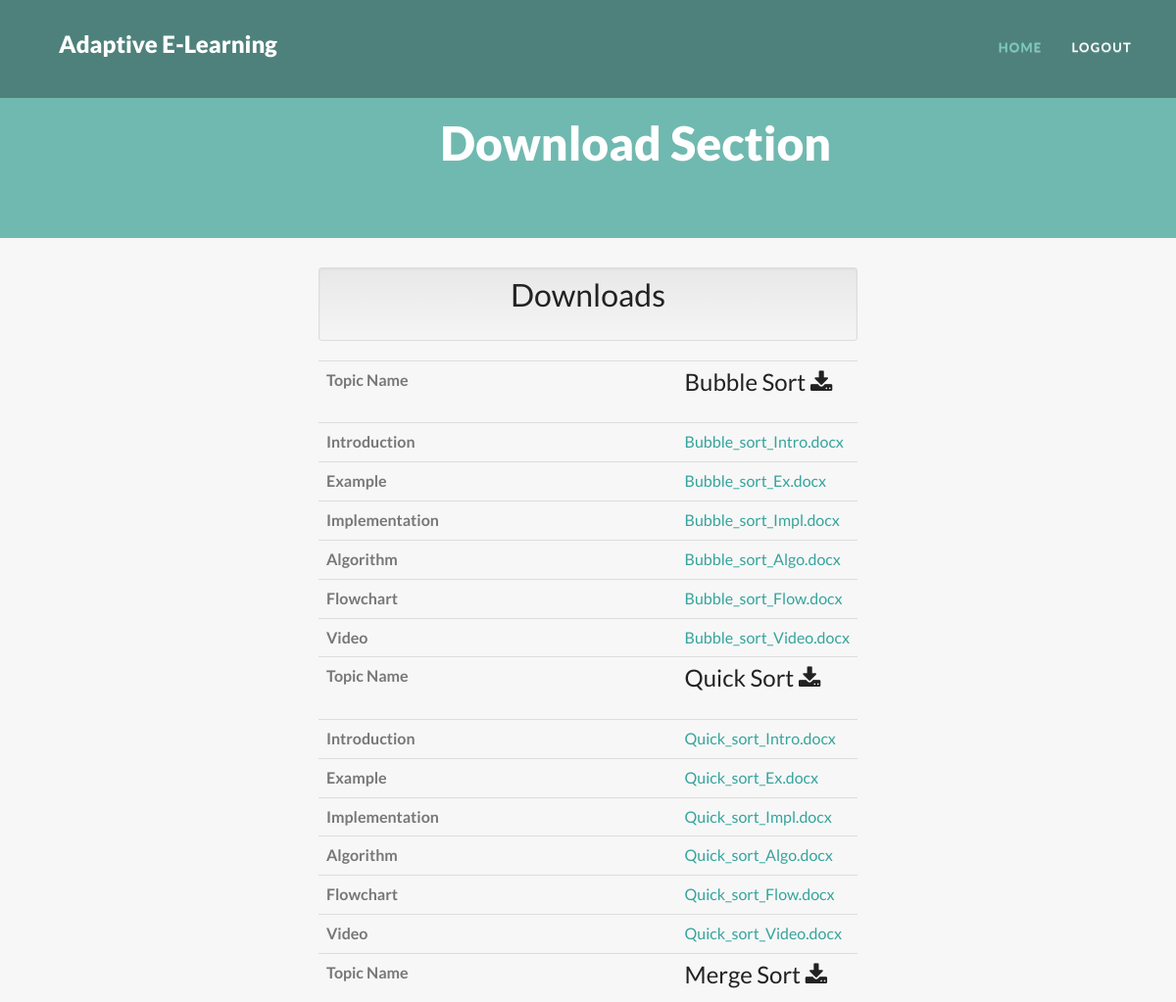
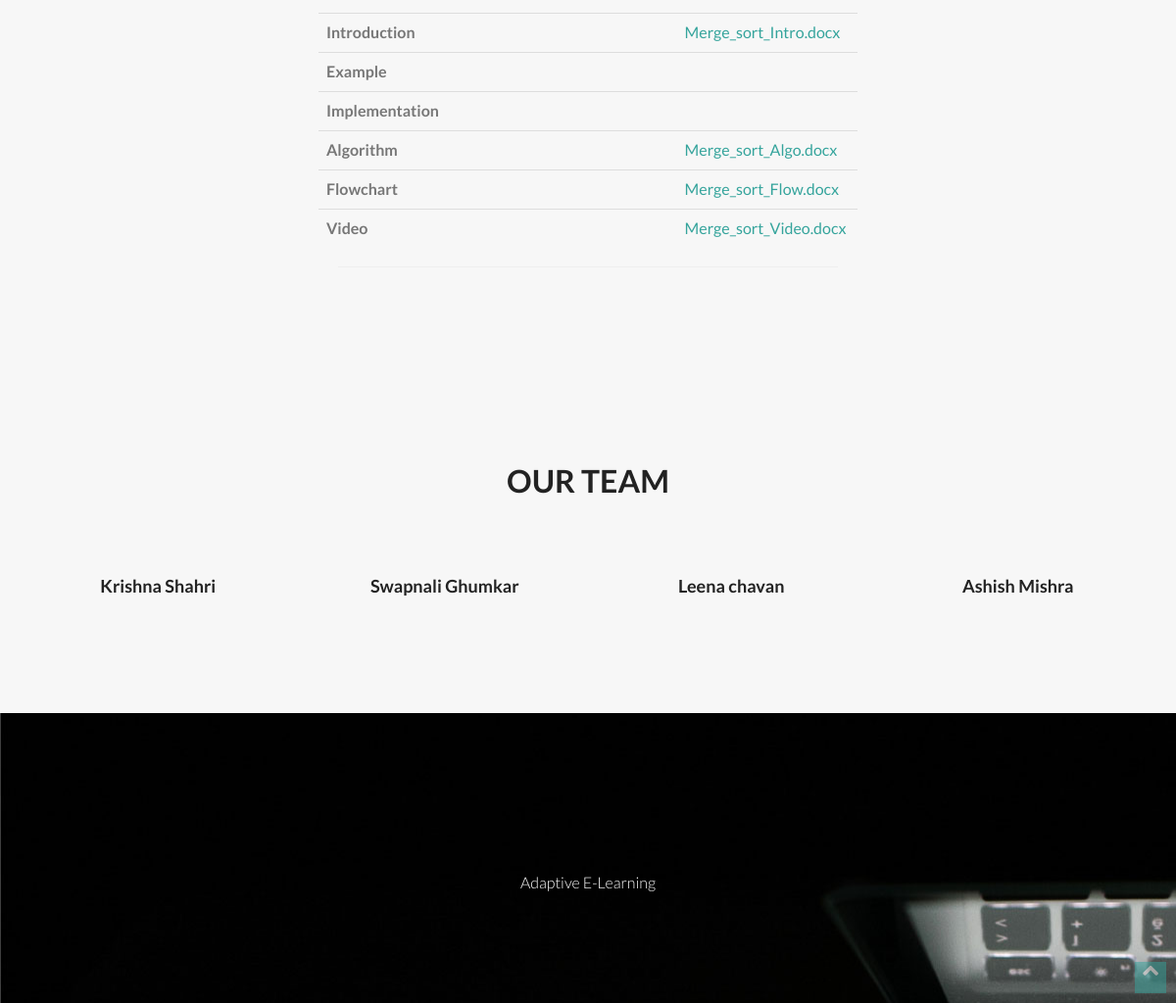
The app's page /desc.php?value=Sorting (signed in) with its own data (2 pictures, top to bottom).
### tables this page shows
CREATE TABLE `topic_1` (
  `tid` int(11) NOT NULL,
  `name` varchar(20) NOT NULL,
  `sname` varchar(25) NOT NULL,
  `descp` text NOT NULL,
  `keyword` varchar(100) NOT NULL,
  `type` varchar(10) NOT NULL,
  `intro` text NOT NULL,
  `algo` text NOT NULL,
  `flow` text NOT NULL,
  `eg` text NOT NULL,
  `impl` text NOT NULL,
  `video` text NOT NULL,
  `aid` int(11) NOT NULL,
  `date` date NOT NULL,
  `count` int(11) NOT NULL,
  `status` int(11) NOT NULL
);

### desc.php (the view, shortened to what this page needs)
<?php
if(isset($_SESSION['uid']))
{
?>
<html class="no-js">
<head>
  <link rel="stylesheet" type="text/css" href="css/isotope.css" media="screen" />
  <link rel="stylesheet" href="js/fancybox/jquery.fancybox.css" type="text/css" media="screen" />
  <link rel="stylesheet" href="css/bootstrap.css">
  <link rel="stylesheet" href="css/bootstrap-theme.css">
  <link rel="stylesheet" href="css/style.css">
  <link rel="stylesheet" href="css/style1.css">
  <link rel="stylesheet" href="skin/default.css">
</head>
<body>
  <div class="navbar navbar-fixed-top" role="navigation" data-0="line-height:100px; height:100px; background-color:rgba(0,0,0,0.3);" data-300="line-height:60px; height:60px; background-color:rgba(0,0,0,1);">
    <div class="container">
      <div class="navbar-header">
        <h1><a  class="navbar-brand" href="index.html" data-0="line-height:90px;" data-300="line-height:50px;" style="margin-left:30px;">Adaptive E-Learning
					</a></h1>
      </div>
      <div class="navbar-collapse collapse" style="margin-top:7px;">
        <ul class="nav navbar-nav" data-0="margin-top:20px;" data-300="margin-top:5px;">
          <li class="active"><a href="home1.php">Home</a></li>
		  <li><a href="logout.php">Logout</a></li>
        </ul>
      </div>
    </div>
  </div>
  <section class="featured"  >
    <div class="container">
      <div class="row mar-bot40">
        <div class="col-md-9 col-md-offset-2">
          <div class="align-center">
            <h2 class="slogan" >Download Section</h2>
          </div>
        </div>
      </div>
    </div>
  </section>
	<section>
		<div class="container" style="margin-top:10px;padding:20px">
			<div class="row">
				<div class="col-md-6 col-md-offset-3">
				<div class="well well-sm text-center"><h2>Downloads</h2></div>
				<?php
				$uid = $_SESSION['uid'];
				$name = $_GET['value'];
					 $conn=mysqli_connect('localhost','root','');
					 mysqli_select_db($conn,'adaptive');
					 $sql1 = "select * from person where uid='$uid'";
					 $res=mysqli_query($conn,$sql1);
					 $rox=mysqli_fetch_assoc($res);
					 if($rox['objective'] == "curiosity" || "learning" && $rox['personality'] == "Introvert")
					 {
						  $sql="select * from topic_1 where name='$name'";
							 $result=mysqli_query($conn,$sql);
							 if(mysqli_num_rows($result)>0)
							 {
							echo "<div class='table-responsive' style='margin:100px;'>
							<table class='table table-hover'><tbody>";
							 while($row=mysqli_fetch_assoc($result))
							 {
								echo "<tr>";
									echo "<th>Topic Name</th>";
									echo "<td class='col-md-2'><h3> " . $row['sname'] . " <i class='fa fa-download' aria-hidden='true'></h3></td>";
								echo "</tr>";
								echo "<tr>";
									echo "<th>Introduction</th>";
									echo "<td><a href='download2.php?nama=".$row['intro']."&sname=".$row['sname']."&type=".$row['type']."'>" . $row['intro'] . " </td>";
								echo "</tr>";
								echo "<tr>";
									echo "<th>Algorithm</th>";
									echo "<td><a href='download2.php?nama=".$row['algo']."&sname=".$row['sname']."&type=".$row['type']."'>" . $row['algo'] . " </td>";
								echo "</tr>";
								echo "<tr>";
									echo "<th>Flowchart</th>";
									echo "<td><a href='download2.php?nama=".$row['flow']."&sname=".$row['sname']."&type=".$row['type']."'>" . $row['flow'] . " </td>";
								echo "</tr>";
								echo "<tr>";
									echo "<th>Example</th>";
									echo "<td><a href='download2.php?nama=".$row['eg']."&sname=".$row['sname']."&type=".$row['type']."'>" . $row['eg'] . " </a></td>";
								echo "</tr>";
								echo "<tr>";
									echo "<th>Implementation</th>";
									echo "<td><a href='download2.php?nama=".$row['impl']."&sname=".$row['sname']."&type=".$row['type']."'>" . $row['impl'] . " </a></td>";
								echo "</tr>";
								echo "<tr>";
									echo "<th>Video</th>";
									echo "<td><a href='download2.php?nama=".$row['video']."&sname=".$row['sname']."&type=".$row['type']."'>" . $row['video'] . " </a></td>";
								echo "</tr>";
								echo "<tr>";
								echo "<th>
												<a class='btn btn-success btn-lg btn3d'  href='quiz.php?topic=".$row['sname']."' style='border-radius:25px;width:200px;'>Take the Quiz >></a>
									</th>";
								echo "</tr>";
							}
							echo "</tbody></table>";
							echo "<hr style='margin:20px;>'";
							}
					 }
					 else if($rox['objective'] == "project" && $rox['personality'] == "Extrovert" || "Introvert"){
						 $sql="select * from topic_1 where name='$name'";
						$result=mysqli_query($conn,$sql);
						if(mysqli_num_rows($result)>0)
							 {
							echo "<div class='table-responsive' style='margin-bottom:100px;'>
							<table class='table table-hover'><tbody>";
							 while($row=mysqli_fetch_assoc($result))
							 {
								echo "<tr>";
									echo "<th>Topic Name</th>";
									echo "<td class='col-md-2'><h3> " . $row['sname'] . " <i class='fa fa-download' aria-hidden='true'></h3></td>";
								echo "</tr>";
								echo "<tr>";
									echo "<th>Introduction</th>";
									echo "<td><a href='download2.php?nama=".$row['intro']."&sname=".$row['sname']."&type=".$row['type']."'>" . $row['intro'] . " </td>";
								echo "</tr>";
								echo "<tr>";
									echo "<th>Example</th>";
									echo "<td><a href='download2.php?nama=".$row['eg']."&sname=".$row['sname']."&type=".$row['type']."'>" . $row['eg'] . " </a></td>";
								echo "</tr>";
								echo "<tr>";
									echo "<th>Implementation</th>";
									echo "<td><a href='download2.php?nama=".$row['impl']."&sname=".$row['sname']."&type=".$row['type']."'>" . $row['impl'] . " </a></td>";
								echo "</tr>";
								echo "<tr>";
									echo "<th>Algorithm</th>";
									echo "<td><a href='download2.php?nama=".$row['algo']."&sname=".$row['sname']."&type=".$row['type']."'>" . $row['algo'] . " </td>";
								echo "</tr>";
								echo "<tr>";
									echo "<th>Flowchart</th>";
									echo "<td><a href='download2.php?nama=".$row['flow']."&sname=".$row['sname']."&type=".$row['type']."'>" . $row['flow'] . " </td>";
								echo "</tr>";
								echo "<tr>";
									echo "<th>Video</th>";
									echo "<td><a href='download2.php?nama=".$row['video']."&sname=".$row['sname']."&type=".$row['type']."'>" . $row['video'] . " </a></td>";
								echo "</tr>";
							}
							echo "</tbody></table>";
							echo "<hr style='margin:20px;>'";
							}
					 }
					 else{
						 echo "Something Went Wrong";
					 }
				?>
				</div>
			</div>
		</div>
	</section>
  <section id="section-about" class="section appear clearfix" >
    <div class="container">
      <div class="row mar-bot40">
        <div class="col-md-offset-3 col-md-6">
          <div class="section-header">
            <h2 class="section-heading animated" data-animation="bounceInUp">Our Team</h2>
          </div>
        </div>
      </div>
      <div class="row align-center mar-bot40">
        <div class="col-md-3">
          <div class="team-member">
            <div class="team-detail">
              <h4>Krishna Shahri</h4>
            </div>
          </div>
        </div>
        <div class="col-md-3" >
          <div class="team-member">
            <div class="team-detail">
              <h4>Swapnali Ghumkar</h4>
            </div>
          </div>
        </div>
        <div class="col-md-3" >
          <div class="team-member">
            <div class="team-detail">
              <h4>Leena chavan</h4>
            </div>
          </div>
        </div>
        <div class="col-md-3">
          <div class="team-member">
            <div class="team-detail">
              <h4>Ashish Mishra</h4>
            </div>
          </div>
        </div>
      </div>
    </div>
  </section>
  <section id="parallax1" class="section pad-top40 pad-bot40" data-stellar-background-ratio="0.5" style="margin-bottom:-400px;">
    <div class="container">
      <div class="align-center pad-top40 pad-bot40">
        <blockquote class="bigquote color-white"></blockquote>
        <p class="color-white">Adaptive E-Learning</p>
      </div>
    </div>
  </section>
  <a href="#header" class="scrollup"><i class="fa fa-chevron-up"></i></a>
</body>
</html>
<?php
}
else
{
echo "<script>window.open('Admin.html','_self')</script>";
}
?>

### css/style.css (style rules this page uses)
body { color:#777; background: #f7f7f7; font-size: 16px; line-height: 1.6em; font-weight: 300; text-shadow: none; }
body, h1, h2, h3, h4, h5, h6, .h1, .h2, .h3, .h4, .h5, .h6 { font-family: 'Lato', sans-serif; }
h1, h2, h3, h4, h5, h6 { color:#222; }
h1,h2,h3,h4,h5,h6 { font-style: normal; margin: 0 0 20px 0; }
h1 { font-size: 40px; line-height: 30px; }
h2 { font-size: 32px; }
h3 { font-size: 24px; }
h4 { font-size: 18px; }
blockquote { font-family: Georgia, serif; }
blockquote.bigquote { border: none; font-size: 48px; font-weight: 700; line-height: 1.1em; }
article,aside,details,figcaption,figure,footer,header,hgroup,menu,nav,section { display: block; }
.row { z-index: 9999; }
.content,.container { overflow: hidden; }
.color-white { color: #fff; }
.align-center { text-align: center; }
.pad-top40 { padding-top: 40px; }
.pad-bot40 { padding-bottom: 40px; }
.mar-bot40 { margin-bottom: 40px; }
section.section { margin:0; padding: 80px 0 60px 0; }
.section-header { text-align: center; }
.section-header h2.section-heading { text-transform: uppercase; font-weight: 700; }
#parallax1 { background-image: url(../img/parallax/img1.jpg); }
.navbar { line-height: 100px; height: 100px; background-color: rgba(0,0,0,0.3); display: block; vertical-align: middle; text-align: center; margin-bottom: 0; padding-bottom:0; }
.navbar .navbar-collapse { margin-bottom: 0; padding-bottom:0; }
.nav li { height: 100%; line-height: 100%; margin-bottom: 0; padding-bottom:0; }
.nav>li>a { display: table-cell; height: 100%; line-height: 100%; vertical-align: middle; color: #fff; font-weight: 700; font-size: 13px; letter-spacing: .1em; text-transform: uppercase; }
.navbar-nav { float: right; margin-bottom: 0; padding-bottom:0; }
.navbar .navbar-nav > .active > a { color: #fff; }
.navbar .navbar-nav > .active > a { padding-bottom: 22px; }
h1 a.navbar-brand { font-size: 24px; color: #fff; font-weight: 900; text-shadow: none; }
.navbar-brand { padding: 0; display: table-cell; vertical-align: middle; line-height: 90px; }
section.featured { padding: 120px 0 10px; background: #70B9B0; color: #fdfdfd; }
section.featured h2.slogan { color: #fff; font-size: 48px; font-weight: 900; }
.team-detail h4 { font-weight: 700; }
a.scrollup { height:32px; width:32px; color:#fff; font-size:18px; line-height:32px; text-align:center; text-decoration:none; position:fixed; bottom:10px; right:10px; z-index:9999; opacity:0.5; }

### skin/default.css (style rules this page uses)
a { color: #35A49C; }
.navbar .navbar-nav > .active > a { color: #79CDC0; }
a.scrollup { background:#35A49C; }

### records on screen
topic_1: sname "Bubble Sort", intro "Bubble_sort_Intro.docx", eg "Bubble_sort_Ex.docx", impl "Bubble_sort_Impl.docx", algo "Bubble_sort_Algo.docx", flow "Bubble_sort_Flow.docx", video "Bubble_sort_Video.docx"
topic_1: sname "Quick Sort", intro "Quick_sort_Intro.docx", eg "Quick_sort_Ex.docx", impl "Quick_sort_Impl.docx", algo "Quick_sort_Algo.docx", flow "Quick_sort_Flow.docx", video "Quick_sort_Video.docx"
topic_1: sname "Merge Sort", intro "Merge_sort_Intro.docx", algo "Merge_sort_Algo.docx", flow "Merge_sort_Flow.docx", video "Merge_sort_Video.docx"
